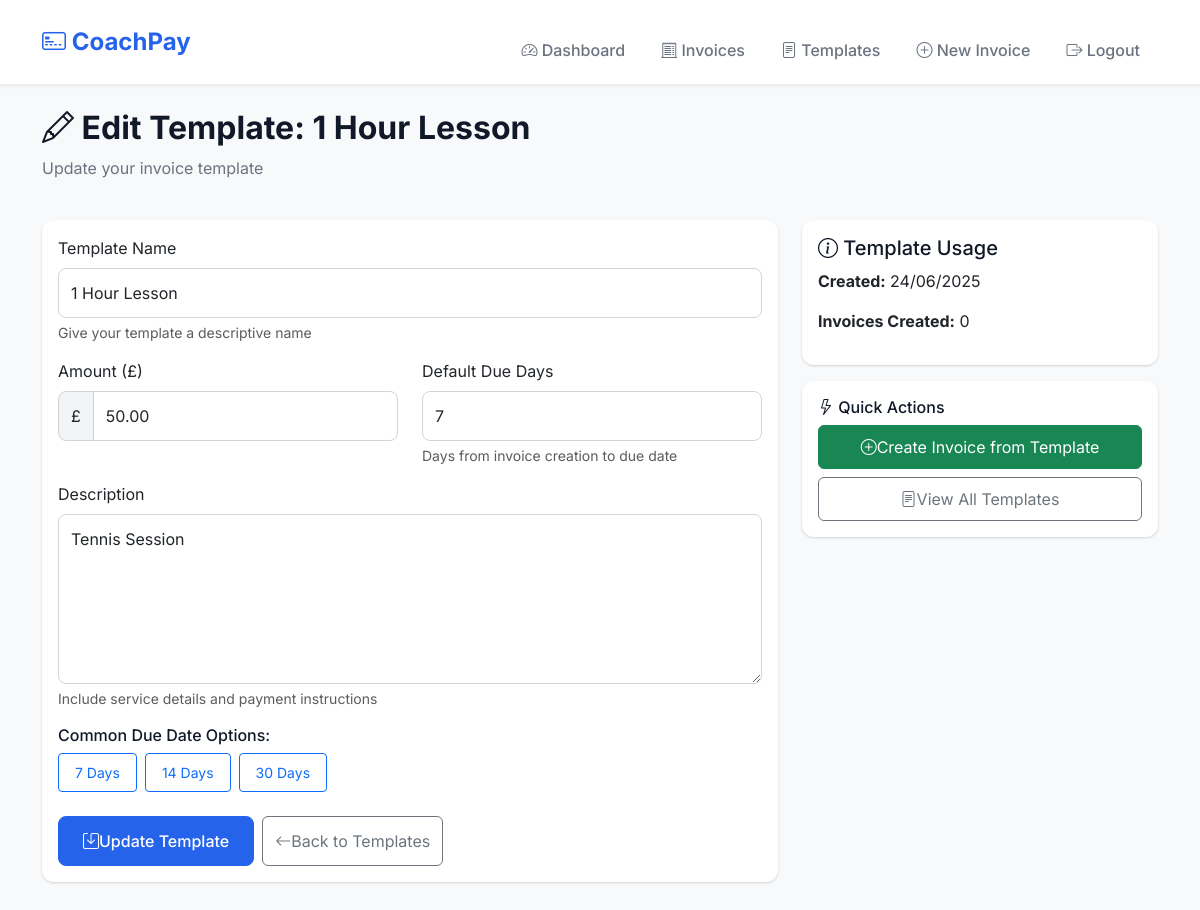
/edit-template/2 (signed in), run on the app's committed database.
### app.py (models this page shows)
class InvoiceTemplate(db.Model):
    id = db.Column(db.Integer, primary_key=True)
    coach_id = db.Column(db.Integer, db.ForeignKey('coach.id'), nullable=False)
    name = db.Column(db.String(100), nullable=False)
    amount = db.Column(sa.Numeric(10, 2), nullable=False)
    description = db.Column(db.Text, nullable=False)
    default_due_days = db.Column(db.Integer, nullable=False, default=14)
    created_at = db.Column(db.DateTime, default=datetime.utcnow)
    updated_at = db.Column(db.DateTime, default=datetime.utcnow, onupdate=datetime.utcnow)
    invoices = db.relationship('Invoice', backref='template', lazy=True)

### app.py (the view, shortened to what this page needs)
@app.route('/edit-template/<int:template_id>', methods=['GET', 'POST'])
@login_required
def edit_template(template_id):
    template = InvoiceTemplate.query.filter_by(
        id=template_id,
        coach_id=session['coach_id']
    ).first_or_404()
    form = TemplateForm(obj=template)
    return render_template('edit_template.html', form=form, template=template)

### app.py
class TemplateForm(FlaskForm):
    name = StringField('Template Name', validators=[DataRequired(), Length(min=2, max=100)])
    amount = DecimalField('Amount (£)', validators=[DataRequired(), NumberRange(min=0.01, max=9999.99)])
    description = TextAreaField('Description', validators=[DataRequired(), Length(max=1000)])
    default_due_days = IntegerField('Default Due Days', validators=[DataRequired(), NumberRange(min=1, max=365)])

### app.py (called while the page is built)
def login_required(f):
    @wraps(f)
    def decorated_function(*args, **kwargs):
        if 'coach_id' not in session:
            flash('Please log in to access this page.', 'warning')
            return redirect(url_for('login'))
        return f(*args, **kwargs)
    return decorated_function

@app.after_request
def after_request(response):
    response.headers['X-Content-Type-Options'] = 'nosniff'
    response.headers['X-Frame-Options'] = 'DENY'
    response.headers['X-XSS-Protection'] = '1; mode=block'
    if not is_development:
        response.headers['Strict-Transport-Security'] = 'max-age=31536000; includeSubDomains'
    response.headers['Content-Security-Policy'] = ("default-src 'self'; "
                                                   "script-src 'self' 'unsafe-inline' https://cdn.jsdelivr.net; "
                                                   "style-src 'self' 'unsafe-inline' https://cdn.jsdelivr.net https://fonts.googleapis.com; "
                                                   "font-src 'self' https://cdn.jsdelivr.net https://fonts.gstatic.com; "
                                                   "img-src 'self' data:;")
    return response

### templates/edit_template.html (shortened to what this page needs)
{% extends "base.html" %}
{% block content %}
<div class="row mb-4">
    <div class="col-12">
        <h2 class="fw-bold"><i class="bi bi-pencil"></i> Edit Template: {{ template.name }}</h2>
        <p class="text-muted">Update your invoice template</p>
    </div>
</div>
<div class="row">
    <div class="col-lg-8">
        <div class="card">
            <div class="card-body">
                <form method="POST">
                    <div class="mb-3">
                        {{ form.name.label(class="form-label") }}
                        {{ form.name(class="form-control", placeholder="e.g., 1 Hour Tennis Lesson") }}
                        <div class="form-text">Give your template a descriptive name</div>
                    </div>
                    <div class="row">
                        <div class="col-md-6 mb-3">
                            {{ form.amount.label(class="form-label") }}
                            <div class="input-group">
                                <span class="input-group-text">£</span>
                                {{ form.amount(class="form-control", step="0.01") }}
                            </div>
                        </div>
                        <div class="col-md-6 mb-3">
                            {{ form.default_due_days.label(class="form-label") }}
                            {{ form.default_due_days(class="form-control") }}
                            <div class="form-text">Days from invoice creation to due date</div>
                        </div>
                    </div>
                    <div class="mb-3">
                        {{ form.description.label(class="form-label") }}
                        {{ form.description(class="form-control", rows="6") }}
                        <div class="form-text">Include service details and payment instructions</div>
                    </div>
                    <div class="mb-4">
                        <h6>Common Due Date Options:</h6>
                        <div class="d-flex gap-2 flex-wrap">
                            <button type="button" class="btn btn-outline-primary btn-sm" onclick="setDueDays(7)">
                                7 Days
                            </button>
                            <button type="button" class="btn btn-outline-primary btn-sm" onclick="setDueDays(14)">
                                14 Days
                            </button>
                            <button type="button" class="btn btn-outline-primary btn-sm" onclick="setDueDays(30)">
                                30 Days
                            </button>
                        </div>
                    </div>
                    <div class="d-flex gap-2">
                        <button type="submit" class="btn btn-primary">
                            <i class="bi bi-save"></i> Update Template
                        </button>
                        <a href="{{ url_for('templates') }}" class="btn btn-outline-secondary">
                            <i class="bi bi-arrow-left"></i> Back to Templates
                        </a>
                    </div>
                </form>
            </div>
        </div>
    </div>
    <div class="col-lg-4">
        <div class="card">
            <div class="card-body">
                <h5><i class="bi bi-info-circle"></i> Template Usage</h5>
                <div class="mb-3">
                    <strong>Created:</strong> {{ template.created_at.strftime('%d/%m/%Y') }}
                </div>
                <div class="mb-3">
                    <strong>Invoices Created:</strong> {{ template.invoices|length }}
                </div>
            </div>
        </div>
        <div class="card mt-3">
            <div class="card-body">
                <h6><i class="bi bi-lightning"></i> Quick Actions</h6>
                <div class="d-grid gap-2">
                    <a href="{{ url_for('use_template', template_id=template.id) }}" class="btn btn-success">
                        <i class="bi bi-plus-circle"></i> Create Invoice from Template
                    </a>
                    <a href="{{ url_for('templates') }}" class="btn btn-outline-secondary">
                        <i class="bi bi-file-text"></i> View All Templates
                    </a>
                </div>
            </div>
        </div>
    </div>
</div>
{% endblock %}

### templates/base.html (style rules this page uses)
:root { --primary-color: #2563eb; --primary-hover: #1d4ed8; --success-color: #059669; --warning-color: #d97706; --danger-color: #dc2626; --text-muted: #6b7280; --border-radius: 0.75rem; --shadow: 0 1px 3px 0 rgba(0, 0, 0, 0.1), 0 1px 2px 0 rgba(0, 0, 0, 0.06); }
body { background-color: #f8f9fa; font-family: 'Inter', -apple-system, BlinkMacSystemFont, sans-serif; font-size: 16px; line-height: 1.5; -webkit-font-smoothing: antialiased; -moz-osx-font-smoothing: grayscale; }
.card { border: none; box-shadow: var(--shadow); border-radius: var(--border-radius); margin-bottom: 1rem; }
.btn-primary { background-color: var(--primary-color); border-color: var(--primary-color); font-weight: 500; padding: 0.75rem 1.5rem; border-radius: 0.5rem; }
.btn { min-height: 44px; display: inline-flex; align-items: center; justify-content: center; text-decoration: none; }
.btn-sm { min-height: 38px; padding: 0.5rem 1rem; }
.text-muted { color: var(--text-muted) !important; }
h1, h2, h3, h4, h5, h6 { color: #111827; line-height: 1.25; }
.form-control, .form-select { padding: 0.75rem; border-radius: 0.5rem; border: 1px solid #d1d5db; font-size: 16px; }
.input-group-text { padding: 0.75rem; border-radius: 0.5rem 0 0 0.5rem; background-color: #f3f4f6; border-color: #d1d5db; }

### data on the page
InvoiceTemplate: name "1 Hour Lesson", amount "50.00", default_due_days "7", description "Tennis Session", created_at "24/06/2025"

### other printed values
{{ template.invoices|length }} "0"
